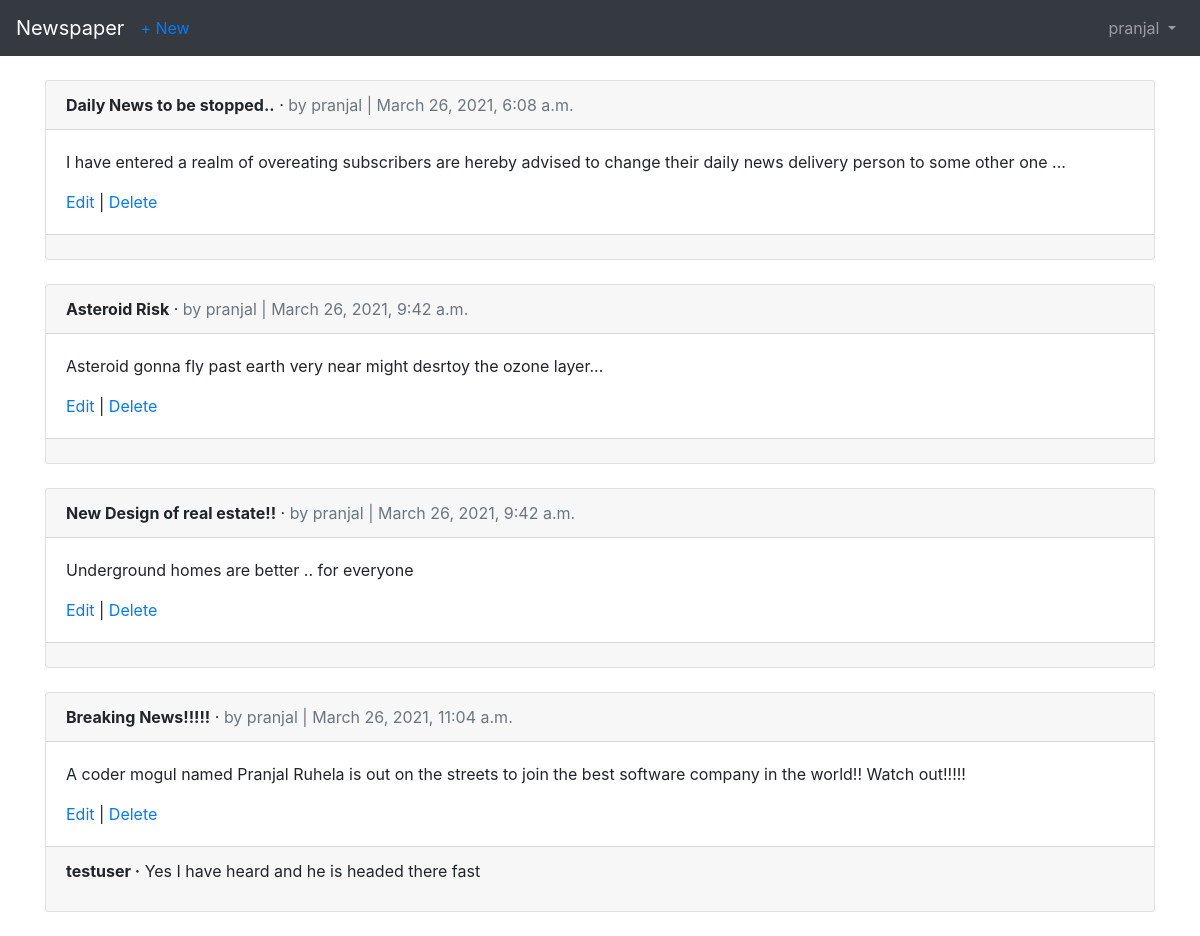
The page /articles/ (signed in) on the database its author committed.
### users/models.py (models this page shows)
class CustomUser(AbstractUser):
    age = models.PositiveIntegerField(null=True, blank=True)

### articles/models.py (models this page shows, shortened)
class Article(models.Model):
    title = models.CharField(max_length=255)
    body = models.TextField()
    date = models.DateTimeField(auto_now_add=True)
    author = models.ForeignKey(
        get_user_model(),
        on_delete=models.CASCADE,
    )

class Comment(models.Model):
    article = models.ForeignKey(Article, on_delete = models.CASCADE ,related_name='comments')
    comment = models.CharField(max_length=140)
    author = models.ForeignKey(
        get_user_model(),
        on_delete = models.CASCADE,
    )
    def __str__(self):
        return self.comment

### articles/views.py (the view)
# urls.py: path('', ArticleListView.as_view(), name='article_list'),
class ArticleListView(LoginRequiredMixin,ListView):
    model = Article
    template_name = 'article_list.html'
    login_url = 'login'

### templates/article_list.html (shortened to what this page needs)
{% extends 'base.html' %}
{% block content %}
    {% for article in object_list %}
        <div class="card">
            <div class="card-header">
                <span class="font-weight-bold">{{ article.title }}</span> &middot;
                <span class="text-muted">by {{ article.author }} |
                {{ article.date }}</span>
            </div>
            <div class="card-body">
               <p>{{ article.body }}</p>
               <a href="{% url 'article_edit' article.pk %}">Edit</a> |
               <a href="{% url 'article_delete' article.pk %}">Delete</a>
            </div>
            <div class="card-footer">
            {% for comment in article.comments.all %}
                <p> <span class="font-weight-bold">{{ comment.author }} &middot;</span>
                    {{ comment }}
                </p>
            {% endfor %}
            </div>
        </div>
        <br />
    {% endfor %}
{% endblock content %}

### templates/base.html (shortened to what this page needs)
<!DOCTYPE html>
<html>
<head>
    <link rel="stylesheet" href="https://stackpath.bootstrapcdn.com/bootstrap/4.1.3/css/bootstrap.min.css">
</head>
<body>
    <nav class="navbar navbar-expand-md navbar-dark bg-dark mb-4">
        <a class="navbar-brand" href="{% url 'home' %}">Newspaper</a>
        {% if user.is_authenticated %}
            <ul class="navbar-nav mr-auto">
                <li class="nav-item"><a href="{% url 'article_new' %}">+ New</a></li>
            </ul>
        {% endif %}
    <div class="collapse navbar-collapse" id="navbarCollapse">
        {% if user.is_authenticated %}
        <ul class="navbar-nav ml-auto">
            <li class="nav-item">
                <a class="nav-link dropdown-toggle" href="#" id="userMenu"
                data-toggle="dropdown" aria-haspopup="true"
                aria-expanded="false">
                {{ user.username }}
            </a>
            </li>
        </ul>
        {% else %}
        <form class="form-inline ml-auto">
            <a href="{% url 'login' %}" class="btn btn-outline-secondary"> Log In</a>
            <a href="{% url 'signup' %}" class="btn btn-primary ml-2"> Sign up</a>
        </form>
        {% endif %}
    </div>
</nav>
<div class="container">
    {% block content %}
    {% endblock content %}
</div>
</body>
</html>

### rows shown on the page
CustomUser: username "pranjal"
Article: title "Daily News to be stopped..", author "pranjal", date "March 26, 2021, 6:08 a.m.", body "I have entered a realm of overeating subscribers are hereby advised to change their daily news delivery person to some other one ..."
Article: title "Asteroid Risk", author "pranjal", date "March 26, 2021, 9:42 a.m.", body "Asteroid gonna fly past earth very near might desrtoy the ozone layer..."
Article: title "New Design of real estate!!", author "pranjal", date "March 26, 2021, 9:42 a.m.", body "Underground homes are better .. for everyone"
Article: title "Breaking News!!!!!", author "pranjal", date "March 26, 2021, 11:04 a.m.", body "A coder mogul named Pranjal Ruhela is out on the streets to join the best software company in the world!! Watch out!!!!!"
Comment: author "testuser", comment "Yes I have heard and he is headed there fast"
